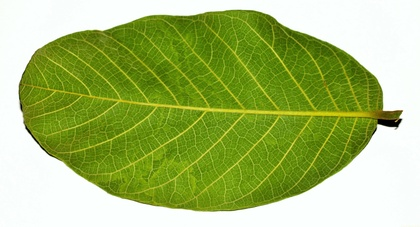
%> input picture jack-leaf.jpg, 420 x 227 px, shrunk from 2500 x 1349 before the run
$ octave general.m   (GNU Octave 9; MATLAB toolbox functions it lacks are replaced by stand-ins)
%> lines starting %> are read from the running program, lines starting %| are printed output that depends on the picture; in (x1, y1, x2, y2) boxes, pixels count from 0 and x2, y2 are one past the last pixel; in counts of white or black regions, pixels touching at a corner belong together; the program's own positions count from 1
clear all;
%read the leaf image
I = imread('jack-leaf.jpg');
%> I is the input picture: size 227x420x3 uint8; mean R, G, B 165.5, 186.9, 112.6

%Convert to Gray Scale
IGray = rgb2gray(I);
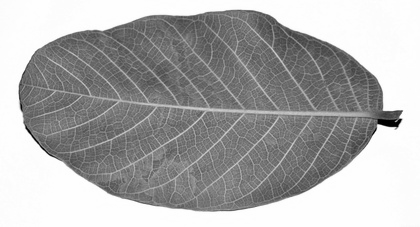
%> IGray: size 227x420 uint8; min 0, max 255, mean 172.1
IGrayOri = IGray; %backup the variable

%Image enhancement using histogram equalization
IGray = histeq(IGray);
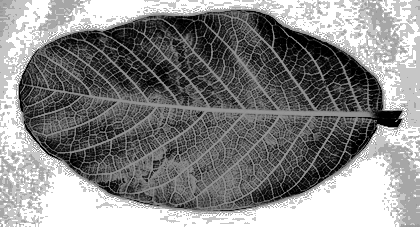
%> IGray: size 227x420 uint8; min 0, max 255, mean 134.3
%image instensity adjust
IGray = imadjust(IGray,[130/255 135/255]);
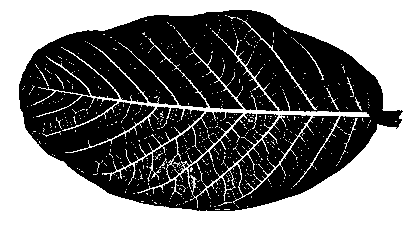
%> IGray: size 227x420 uint8; min 0, max 255, mean 121.3
%imshow(IGray);

%convert to binary image
IBin = im2bw(IGray,129/255); %141/255 disk 3 initially
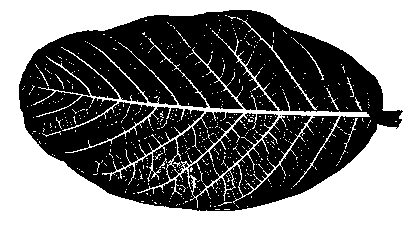
%> IBin: size 227x420 logical; 47.9% white; 614 white regions (602 under 20 px), largest, box (x1, y1, x2, y2) and area: (0, 0, 420, 227) 39150, (33, 30, 370, 208) 4751, (237, 17, 318, 110) 224

%dilate (Not in use)
%se2 = strel('line',3,45); %strel('line',3,45); doesnt count the midrib
%IGray = imdilate(IBin,se2);

%edge detection filter
ed = edge(IBin,'canny');
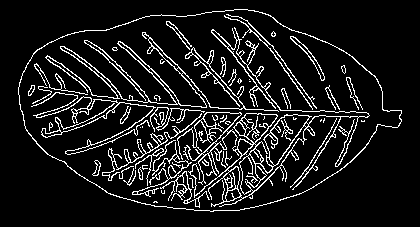
%> ed: size 227x420 logical; 10.3% white in thin lines or dots, all inside (x1, y1, x2, y2) = (18, 9, 402, 212)
%imshow(ed);


%ed_neg = medfilt2(ed_neg,[3 3]); % doesnt seem to do well

%structuring
%dilating the image
se = strel('disk',1); %strel('line',3,45); doesnt count the midrib
imdil = imdilate(ed,se);
%> imdil: size 227x420 logical; 25.6% white; 8 white regions, largest, box (x1, y1, x2, y2) and area: (17, 8, 403, 213) 23694, (289, 35, 326, 82) 328, (91, 159, 102, 177) 115
imdil = medfilt2(imdil,[3 3]);
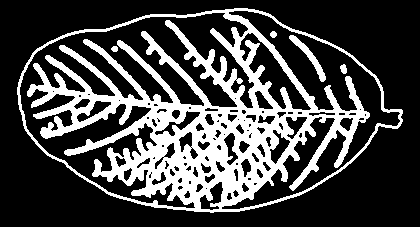
%> imdil: size 227x420 logical; 27.4% white; 5 white regions, box (x1, y1, x2, y2) and area: (17, 8, 403, 213) 25647, (289, 35, 326, 82) 353, (340, 64, 347, 74) 52, (270, 31, 277, 38) 37, (111, 46, 118, 52) 34
%removing small objects in the space
%imdil = bwareaopen(imdil, 300);

imdil_neg = imcomplement(imdil);
%imshow(imdil_neg);


%get dimensions of the image
[r,c] = size(IGray);
%> r = 227; c = 420
IGrayEdit = IGray;
for i=1:r
    for j=1:c
        val = imdil_neg(i,j);
        if val == 0
            IGrayOri(i,j) = 255;
        end
    end
end
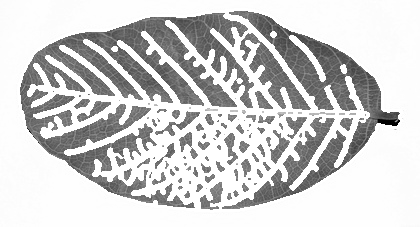
%> IGrayOri: size 227x420 uint8; min 0, max 255, mean 206.2

imtool(imdil_neg);

% [4 lines of commented-out code are left out]

$ run again, with bo-leaf.jpg copied over jack-leaf.jpg
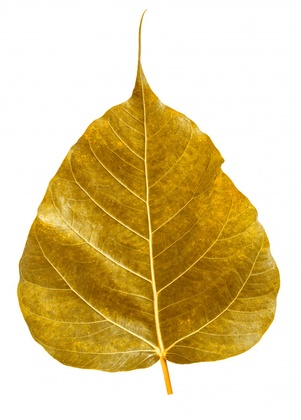
%> input picture bo-leaf.jpg, 301 x 420 px, shrunk from 626 x 873 before the run
%> I is the input picture: size 420x301x3 uint8; mean R, G, B 223.2, 203.5, 153.8
%> `IGray = imadjust(IGray,[130/255 135/255]);`:
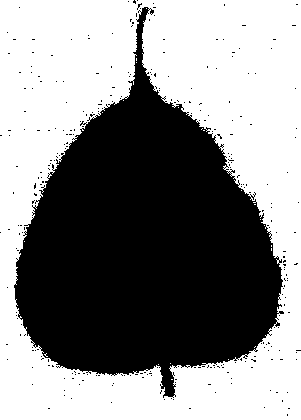
%> IGray: size 420x301 uint8; 54.6% white; 298 black regions (297 under 20 px), largest, box (x1, y1, x2, y2) and area: (14, 7, 284, 398) 56880
%> ed: size 420x301 logical; 1.4% white in thin lines or dots
%> `imdil = medfilt2(imdil,[3 3]);`:
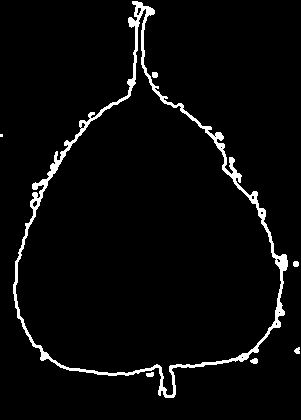
%> imdil: size 420x301 logical; 3.8% white; 7 white regions (1 under 20 px), largest, box (x1, y1, x2, y2) and area: (13, 1, 288, 398) 4618, (250, 358, 258, 364) 36, (152, 72, 158, 78) 33, (146, 372, 154, 377) 33, (293, 261, 299, 267) 32, (294, 347, 300, 354) 31

$ run again, with mango-leaf-low.jpg copied over jack-leaf.jpg
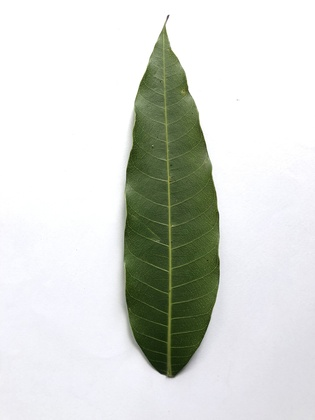
%> input picture mango-leaf-low.jpg, 315 x 420 px, shrunk from 1000 x 1333 before the run
%> I is the input picture: size 420x315x3 uint8; mean R, G, B 213.6, 216.8, 211.6
%> `IBin = im2bw(IGray,129/255);`:
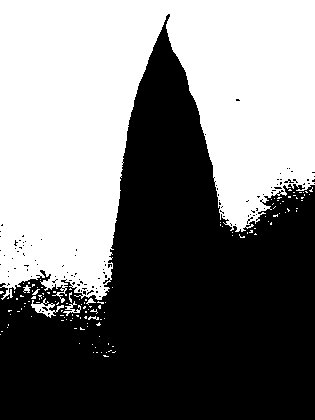
%> IBin: size 420x315 logical; 48.1% white; 129 white regions (121 under 20 px), largest, box (x1, y1, x2, y2) and area: (0, 0, 315, 303) 62734, (31, 298, 64, 318) 223, (63, 301, 81, 316) 91
%> ed: size 420x315 logical; 1.8% white in thin lines or dots, all inside (x1, y1, x2, y2) = (1, 14, 314, 358)
%> imdil_neg: size 420x315 logical; 95% white; 10 black regions, largest, box (x1, y1, x2, y2) and area: (0, 13, 315, 328) 6158, (102, 348, 117, 359) 109, (12, 239, 24, 251) 75
%> after the loop `for i=1:r`:
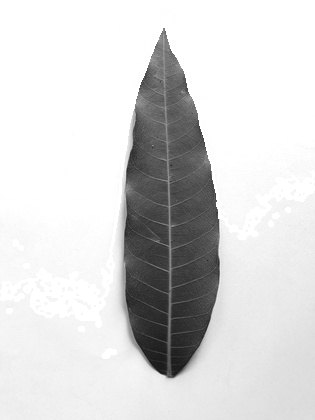
%> IGrayOri: size 420x315 uint8; min 20, max 255, mean 215.9

$ run again, with mango-leaf.jpg copied over jack-leaf.jpg
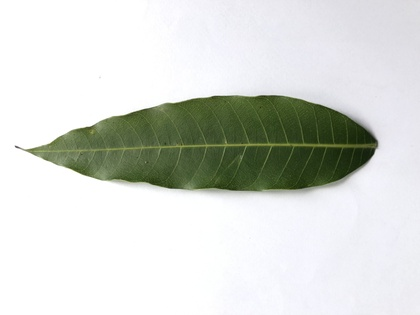
%> input picture mango-leaf.jpg, 420 x 315 px, shrunk from 4032 x 3024 before the run
%> I is the input picture: size 315x420x3 uint8; mean R, G, B 213.6, 216.8, 211.7
%> IBin: size 315x420 logical; 47.9% white; 118 white regions (113 under 20 px), largest, box (x1, y1, x2, y2) and area: (0, 0, 300, 315) 62610, (296, 259, 319, 287) 233, (298, 239, 319, 258) 120, (298, 219, 304, 231) 31, (283, 280, 289, 289) 22
%> ed: size 315x420 logical; 1.6% white in thin lines or dots, all inside (x1, y1, x2, y2) = (14, 1, 358, 314)
%> imdil_neg: size 315x420 logical; 95.4% white; 9 black regions (1 under 20 px), largest, box (x1, y1, x2, y2) and area: (13, 0, 328, 315) 5716, (345, 197, 359, 213) 126, (240, 291, 251, 303) 68
%> after the loop `for i=1:r`:
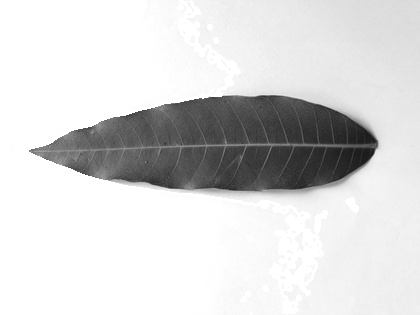
%> IGrayOri: size 315x420 uint8; min 24, max 255, mean 215.8
